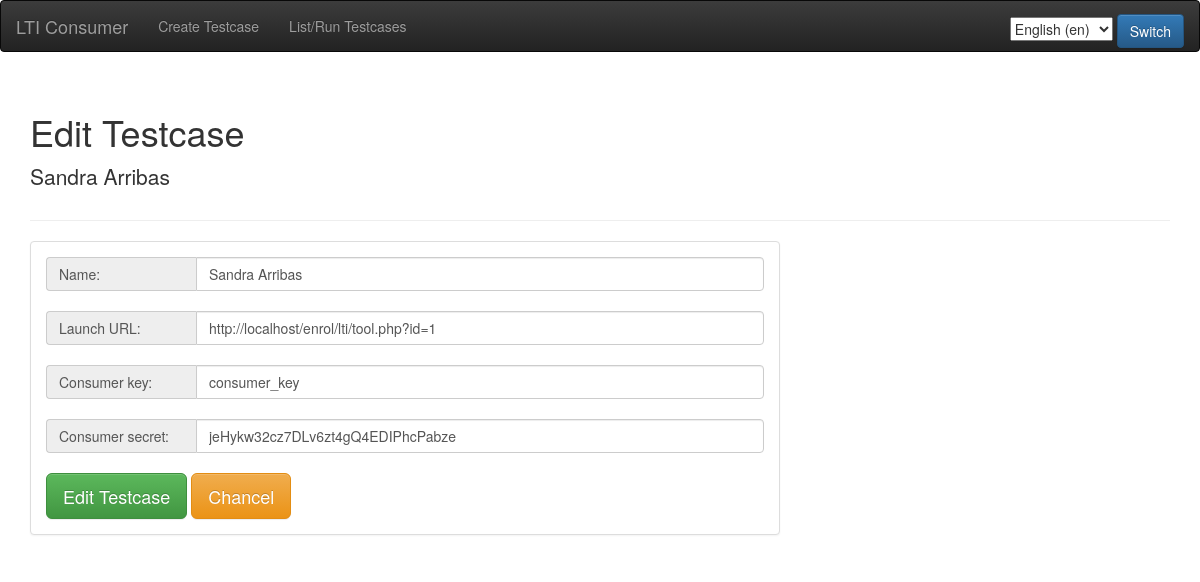
Page /testcase/4/edit on the earlier database version.
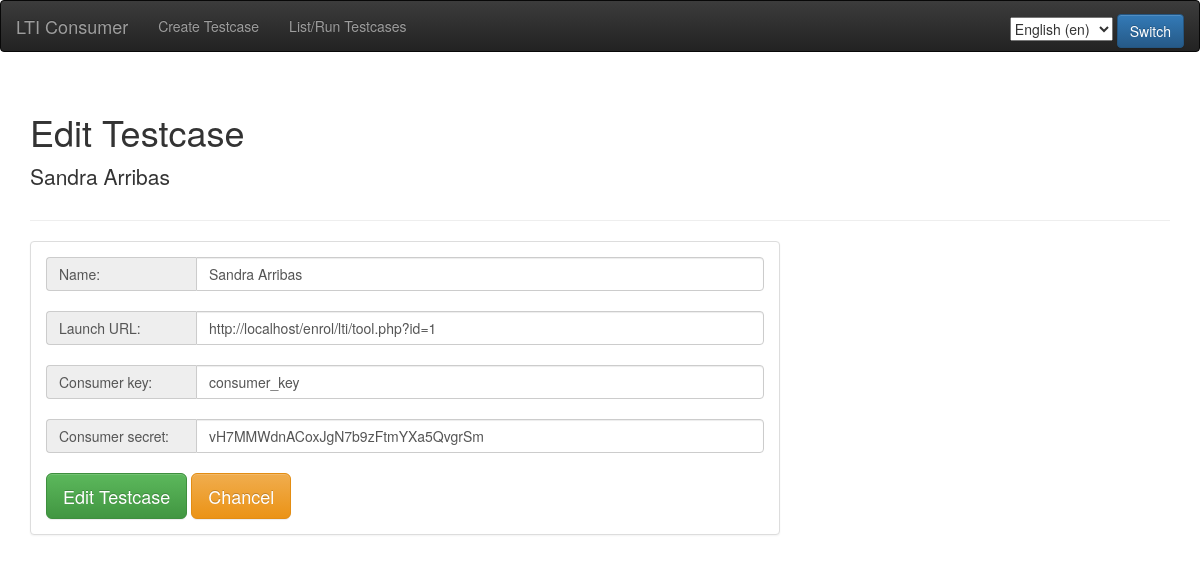
Same page on the later database version.
### consumer/models.py (models this page shows, shortened)
class Testcase(models.Model):
    name = models.CharField(max_length=200, verbose_name=_('Name'))
    launch_url = models.URLField(verbose_name=_('Launch URL'))
    consumer_key = models.CharField(max_length=200,
                                    blank=True,
                                    verbose_name=_('Consumer key'))
    consumer_secret = models.CharField(max_length=200,
                                       blank=True,
                                       verbose_name=_('Consumer secret'))
    published_at = models.DateTimeField(default=timezone.now,
                                        verbose_name=_('Published at'))
    class Meta:
        verbose_name = _('Testcase')
        verbose_name_plural = _('Testcases')

### consumer/views.py (the view)
# urls.py: url(r'^testcase/(?P<testcase_id>\d+)/edit$', edit_testcase,
def edit_testcase(request, testcase_id):
    testcase = get_object_or_404(Testcase, id=testcase_id)
    if request.method == 'POST':
        form = TestcaseForm(request.POST, instance=testcase)
        if form.is_valid():
            tc = form.save()
            return HttpResponseRedirect(reverse('consumer.views.show_testcase',
                                                args=(tc.id,)))
    else:
        form = TestcaseForm(instance=testcase)
    params = {'form': form, 'testcase': testcase}
    return render(request, 'consumer/edit_testcase.html', params)

### consumer/forms.py
class TestcaseForm(ModelForm):
    class Meta:
        model = Testcase
        fields = ['name', 'launch_url', 'consumer_key', 'consumer_secret']
    def __init__(self, *args, **kwargs):
        super(TestcaseForm, self).__init__(*args, **kwargs)
        for visible in self.visible_fields():
            visible.field.widget.attrs['class'] = 'form-control'
            visible.field.widget.attrs['aria-describedby'] = visible.html_name

### consumer/templates/consumer/edit_testcase.html (shortened to what this page needs)
{% extends "base.html" %}
{% load i18n %}
{% block content %}
    <div class="page-header">
        <h1>{% trans "Edit Testcase" %}</h1>
        <p class="lead">{{ testcase.name|truncatechars:42 }}</p>
    </div>
    <div class="row">
        <div class="col-md-8">
            <div class="panel panel-default">
                <div class="panel-body">
                    <form action="{% url 'consumer.views.edit_testcase' testcase_id=testcase.id %}" method="post">
                        {% for field in form %}
                            <div class="input-group">
                                <span class="input-group-addon" id="{{ field.html_name }}">{{ field.label }}:</span>
                              {{ field }}
                            </div>
                            <br />
                        {% endfor %}
                        <input type="submit" value="{% trans "Edit Testcase" %}" class="btn btn-success btn-lg" />
                        <input type="reset" value="{% trans "Chancel" %}" class="btn btn-warning btn-lg" />
                    </form>
                </div>
            </div>
        </div>
    </div>
{% endblock %}

Differences in the rows shown:
changed Testcase "Sandra Arribas": consumer_secret "jeHykw32cz7DLv6zt4gQ4EDIPhcPabze" → "vH7MMWdnACoxJgN7b9zFtmYXa5QvgrSm"
